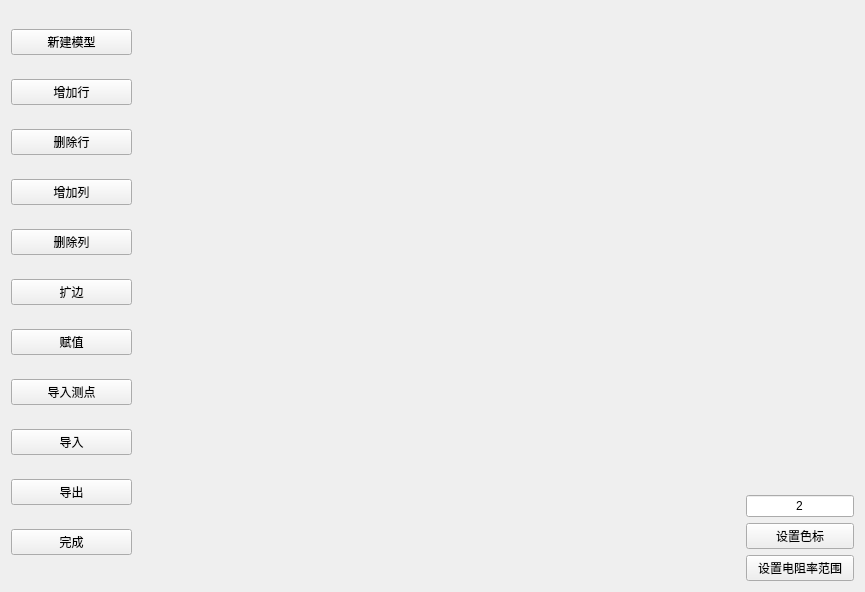
<?xml version="1.0" encoding="UTF-8"?>
<ui version="4.0">
 <class>Occam2DMTModel</class>
 <widget class="QWidget" name="Occam2DMTModel">
  <property name="geometry">
   <rect>
    <x>0</x>
    <y>0</y>
    <width>865</width>
    <height>592</height>
   </rect>
  </property>
  <property name="windowTitle">
   <string>Occam2DMT</string>
  </property>
  <layout class="QHBoxLayout" name="horizontalLayout" stretch="2,10,1">
   <item>
    <layout class="QVBoxLayout" name="verticalLayout_2">
     <item>
      <widget class="QPushButton" name="pushButton_newModel">
       <property name="text">
        <string>新建模型</string>
       </property>
      </widget>
     </item>
     <item>
      <widget class="QPushButton" name="pushButton_addrow">
       <property name="text">
        <string>增加行</string>
       </property>
      </widget>
     </item>
     <item>
      <widget class="QPushButton" name="pushButton_delrow">
       <property name="text">
        <string>删除行</string>
       </property>
      </widget>
     </item>
     <item>
      <widget class="QPushButton" name="pushButton_addcol">
       <property name="text">
        <string>增加列</string>
       </property>
      </widget>
     </item>
     <item>
      <widget class="QPushButton" name="pushButton_delcol">
       <property name="text">
        <string>删除列</string>
       </property>
      </widget>
     </item>
     <item>
      <widget class="QPushButton" name="pushButton_expand">
       <property name="text">
        <string>扩边</string>
       </property>
      </widget>
     </item>
     <item>
      <widget class="QPushButton" name="pushButton_value">
       <property name="text">
        <string>赋值</string>
       </property>
      </widget>
     </item>
     <item>
      <widget class="QPushButton" name="pushButton_importViewPoints">
       <property name="text">
        <string>导入测点</string>
       </property>
      </widget>
     </item>
     <item>
      <widget class="QPushButton" name="pushButton_import">
       <property name="text">
        <string>导入</string>
       </property>
      </widget>
     </item>
     <item>
      <widget class="QPushButton" name="pushButton_export">
       <property name="text">
        <string>导出</string>
       </property>
      </widget>
     </item>
     <item>
      <widget class="QPushButton" name="pushButton_sure">
       <property name="text">
        <string>完成</string>
       </property>
      </widget>
     </item>
    </layout>
   </item>
   <item>
    <widget class="QStackedWidget" name="stackedWidget_paint">
     <property name="sizePolicy">
      <sizepolicy hsizetype="Expanding" vsizetype="Expanding">
       <horstretch>0</horstretch>
       <verstretch>0</verstretch>
      </sizepolicy>
     </property>
    </widget>
   </item>
   <item>
    <layout class="QVBoxLayout" name="verticalLayout">
     <item>
      <widget class="QStackedWidget" name="stackedWidget_color">
       <property name="sizePolicy">
        <sizepolicy hsizetype="Expanding" vsizetype="Expanding">
         <horstretch>0</horstretch>
         <verstretch>0</verstretch>
        </sizepolicy>
       </property>
       <property name="currentIndex">
        <number>-1</number>
       </property>
      </widget>
     </item>
     <item>
      <widget class="QLineEdit" name="lineEdit_value">
       <property name="sizePolicy">
        <sizepolicy hsizetype="Fixed" vsizetype="Fixed">
         <horstretch>0</horstretch>
         <verstretch>0</verstretch>
        </sizepolicy>
       </property>
       <property name="text">
        <string>2</string>
       </property>
       <property name="alignment">
        <set>Qt::AlignCenter</set>
       </property>
      </widget>
     </item>
     <item>
      <widget class="QPushButton" name="pushButton_colorScale">
       <property name="text">
        <string>设置色标</string>
       </property>
      </widget>
     </item>
     <item>
      <widget class="QPushButton" name="pushButton_RhoRange">
       <property name="text">
        <string>设置电阻率范围</string>
       </property>
      </widget>
     </item>
    </layout>
   </item>
  </layout>
 </widget>
 <layoutdefault spacing="6" margin="11"/>
 <resources/>
 <connections/>
</ui>
